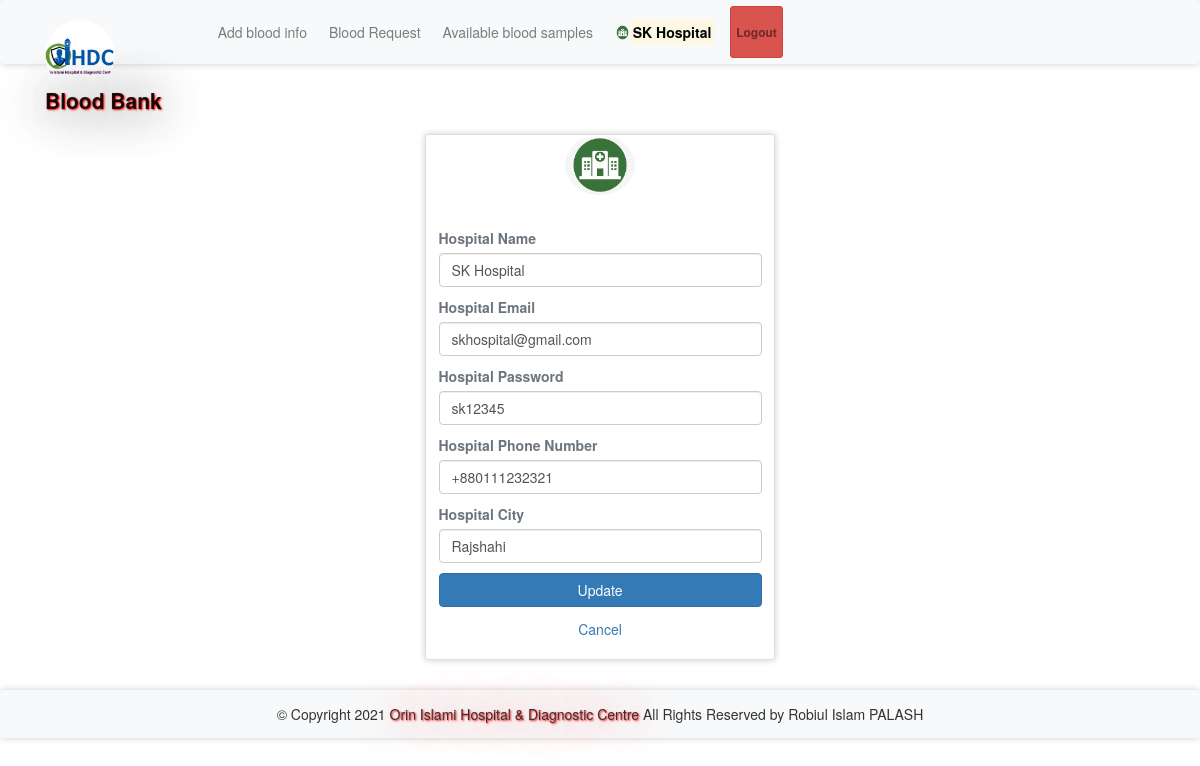
Screenshot of /hprofile.php (signed in) with the database file from the repository.
### tables this page shows
CREATE TABLE `hospitals` (
  `id` int(11) NOT NULL,
  `hname` varchar(100) NOT NULL,
  `hemail` varchar(100) NOT NULL,
  `hpassword` varchar(100) NOT NULL,
  `hphone` varchar(100) NOT NULL,
  `hcity` varchar(100) NOT NULL
);

### hprofile.php (the view, shortened to what this page needs)
<?php
require 'file/connection.php';
if(!isset($_SESSION['hid']))
{
  header('location:login.php');
}
else {
	if(isset($_SESSION['hid'])){
		$id=$_SESSION['hid'];
		$sql = "SELECT * FROM hospitals WHERE id='$id'";
		$result = mysqli_query($conn, $sql);
		$row = mysqli_fetch_array($result);
	}
}
?>
<!DOCTYPE html>
<html>
<?php require 'head.php';?>
<body>
	<?php require 'header.php'; ?>
	<div class="container cont">
		<div class="row justify-content-center">
			<div class="col-lg-4 col-md-4 col-sm-6 mb-5">
				<div class="card">
					<div class="media justify-content-center mt-1">
						<img src="image/hospital.png" alt="profile" class="rounded-circle" width="70" height="60">
					</div>
					<div class="card-body">
					   <form action="file/updateprofile.php" method="post">
					   	<label class="text-muted font-weight-bold" class="text-muted font-weight-bold">Hospital Name</label>
						<input type="text" name="hname" value="<?php echo $row['hname']; ?>" class="form-control mb-3">
						<label class="text-muted font-weight-bold">Hospital Email</label>
						<input type="email" name="hemail" value="<?php echo $row['hemail']; ?>" class="form-control mb-3">
						<label class="text-muted font-weight-bold">Hospital Password</label>
						<input type="text" name="hpassword" value="<?php echo $row['hpassword']; ?>" class="form-control mb-3">
						<label class="text-muted font-weight-bold">Hospital Phone Number</label>
						<input type="text" name="hphone" value="<?php echo $row['hphone']; ?>" class="form-control mb-3">
						<label class="text-muted font-weight-bold">Hospital City</label>
						<input type="text" name="hcity" value="<?php echo $row['hcity']; ?>" class="form-control mb-3">
						<input type="submit" name="update" class="btn btn-block btn-primary" value="Update">
					   </form>
					</div>
					<a href="index.php" class="text-center">Cancel</a><br>
				</div>
			</div>
		</div>
	</div>
	<?php require 'footer.php'; ?>
</body>
</html>

### css/style.css (style rules this page uses)
.cont { padding-top: 40px; text-align: justify; font-size: 1em; }
.card ,nav, .footer,tr,video { border-radius: 3px; transition: all 200ms ease-out; box-shadow: 0px 0px 7px rgba(0, 0, 0, 0.2); }
.rounded-circle { margin-top: -2.5px; color: red; }
form { padding-top: 20px; }
a:link { text-decoration: none; }

### rows the page displays
hospitals: hname "SK Hospital", hemail "skhospital@gmail.com", hpassword "sk12345", hphone "+880111232321", hcity "Rajshahi"

### other values shown
$_SESSION['hname'] "SK Hospital"
